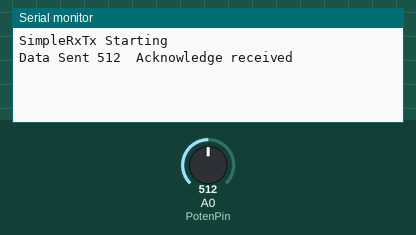
Simulated run of this sketch. Board: Arduino Uno, built with avr-gcc and run on an emulated ATmega328P. Parts: the last lines printed to the serial monitor. Inputs (shaded band) come from the test bench; at power-on: A0 (PotenPin) = 512. No radio packets arrive unless stated.

Above: at 4.6 s.
4.7 s: A0 (PotenPin) set to 985
At 5.9 s:
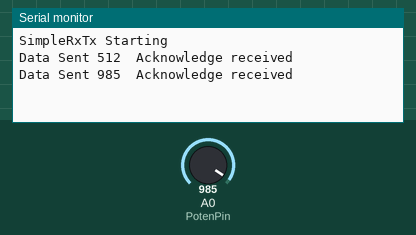
6.2 s: A0 (PotenPin) set to 1008
At 7.1 s:
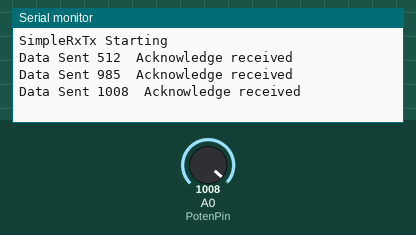

The sketch:

PotentionSender2Sides.ino
```cpp
// SimpleTx - the master or the transmitter

#include <SPI.h>
#include <nRF24L01.h>
#include <RF24.h>

#define CE_PIN   9
#define CSN_PIN 10

#define PotenPin A0

const byte slaveAddress[5] = {'R','x','A','A','A'};

bool newData = false;

RF24 radio(CE_PIN, CSN_PIN); // Create a Radio

int sendNewVal;
int sendOldVal;
int rcvdVal;
char txNum = '0';

unsigned long currentMillis;
unsigned long prevMillis;
unsigned long txIntervalMillis = 1000; // send once per second


void setup() {

    Serial.begin(9600);

    Serial.println("SimpleRxTx Starting");

    radio.begin();
    radio.setDataRate( RF24_250KBPS );
    radio.setRetries(3,5); // delay, count
    radio.openReadingPipe(1, slaveAddress);
    radio.startListening();
    pinMode(PotenPin, INPUT);

}

//====================

void loop() {
    sendNewVal = analogRead(PotenPin);

    getData();
    showData();

    if (sendOldVal != sendNewVal)
    {
      send();

      }

    sendOldVal = sendNewVal;
}

void getData() {
  if ( radio.available() ) {
    radio.read( &rcvdVal, sizeof(rcvdVal) );
    newData = true;
   }
}

void showData() {
  if (newData == true) {
    Serial.print("Data received ");
    Serial.println(rcvdVal);
    newData = false;
   }
}

//====================

void send() {

    radio.stopListening();
    radio.openWritingPipe(slaveAddress);

    bool rslt;
    rslt = radio.write( &sendNewVal, sizeof(sendNewVal) );
        // Always use sizeof() as it gives the size as the number of bytes.
        // For example if dataToSend was an int sizeof() would correctly return 2

    if (rslt) {
        Serial.print("Data Sent ");
        Serial.print(sendNewVal);
        Serial.println("  Acknowledge received");
    }

    radio.startListening();
}
```

Measured:
- after the input at 4.7 s, the serial monitor: prints a new line at once (image 1)
- after the input at 6.2 s, the serial monitor: prints a new line at once (image 2)
